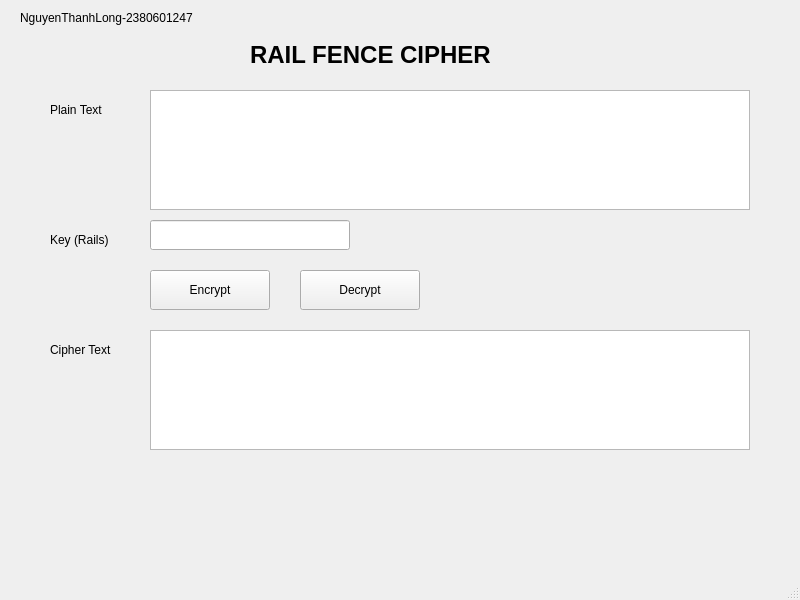
<?xml version="1.0" encoding="UTF-8"?>
<ui version="4.0">
 <class>MainWindow</class>
 <widget class="QMainWindow" name="MainWindow">
  <property name="geometry">
   <rect>
    <x>0</x>
    <y>0</y>
    <width>800</width>
    <height>600</height>
   </rect>
  </property>
  <property name="windowTitle">
   <string>Rail Fence Cipher</string>
  </property>
  <widget class="QWidget" name="centralwidget">
   <widget class="QLabel" name="label_title">
    <property name="geometry">
     <rect>
      <x>250</x>
      <y>30</y>
      <width>300</width>
      <height>50</height>
     </rect>
    </property>
    <property name="styleSheet">
     <string>font-size:24px; font-weight:bold;</string>
    </property>
    <property name="text">
     <string>RAIL FENCE CIPHER</string>
    </property>
   </widget>
   <widget class="QLabel" name="label_plain">
    <property name="geometry">
     <rect>
      <x>50</x>
      <y>100</y>
      <width>100</width>
      <height>20</height>
     </rect>
    </property>
    <property name="text">
     <string>Plain Text</string>
    </property>
   </widget>
   <widget class="QPlainTextEdit" name="txt_plain_text">
    <property name="geometry">
     <rect>
      <x>150</x>
      <y>90</y>
      <width>600</width>
      <height>120</height>
     </rect>
    </property>
   </widget>
   <widget class="QLabel" name="label_key">
    <property name="geometry">
     <rect>
      <x>50</x>
      <y>230</y>
      <width>100</width>
      <height>20</height>
     </rect>
    </property>
    <property name="text">
     <string>Key (Rails)</string>
    </property>
   </widget>
   <widget class="QLineEdit" name="txt_key">
    <property name="geometry">
     <rect>
      <x>150</x>
      <y>220</y>
      <width>200</width>
      <height>30</height>
     </rect>
    </property>
   </widget>
   <widget class="QPushButton" name="btn_encrypt">
    <property name="geometry">
     <rect>
      <x>150</x>
      <y>270</y>
      <width>120</width>
      <height>40</height>
     </rect>
    </property>
    <property name="text">
     <string>Encrypt</string>
    </property>
   </widget>
   <widget class="QPushButton" name="btn_decrypt">
    <property name="geometry">
     <rect>
      <x>300</x>
      <y>270</y>
      <width>120</width>
      <height>40</height>
     </rect>
    </property>
    <property name="text">
     <string>Decrypt</string>
    </property>
   </widget>
   <widget class="QLabel" name="label_cipher">
    <property name="geometry">
     <rect>
      <x>50</x>
      <y>340</y>
      <width>100</width>
      <height>20</height>
     </rect>
    </property>
    <property name="text">
     <string>Cipher Text</string>
    </property>
   </widget>
   <widget class="QPlainTextEdit" name="txt_cipher_text">
    <property name="geometry">
     <rect>
      <x>150</x>
      <y>330</y>
      <width>600</width>
      <height>120</height>
     </rect>
    </property>
   </widget>
   <widget class="QLabel" name="label_5">
    <property name="geometry">
     <rect>
      <x>20</x>
      <y>10</y>
      <width>181</width>
      <height>16</height>
     </rect>
    </property>
    <property name="text">
     <string>NguyenThanhLong-2380601247</string>
    </property>
   </widget>
  </widget>
  <widget class="QMenuBar" name="menubar">
   <property name="geometry">
    <rect>
     <x>0</x>
     <y>0</y>
     <width>800</width>
     <height>21</height>
    </rect>
   </property>
  </widget>
  <widget class="QStatusBar" name="statusbar"/>
 </widget>
 <resources/>
 <connections/>
</ui>
